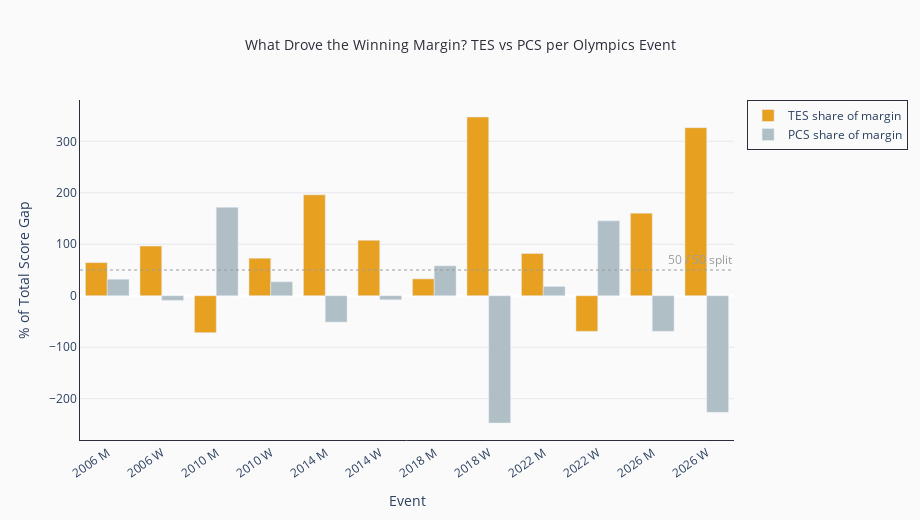

Notebook source saved alongside this figure:
### Markdown cell above
### Visual 2 — What Drove the Winning Margin?
*For each event, what % of the total score gap came from TES vs PCS?*

When TES drives 80%+ of the margin, the technical skater simply ran away with it. When PCS drives 50%+, artistry was the deciding force — and those tend to be the most controversial results in figure skating history.

### Code cell
gaps['tes_pct']     = (gaps['tes_gap'] / gaps['total_gap'] * 100).round(1)
gaps['pcs_pct']     = (gaps['pcs_gap'] / gaps['total_gap'] * 100).round(1)
gaps['label_short'] = gaps['year'].astype(str) + ' ' + gaps['gender']
gaps = gaps.sort_values(['year','gender'])

fig2 = go.Figure()

fig2.add_trace(go.Bar(
    name='TES share of margin', x=gaps['label_short'], y=gaps['tes_pct'],
    marker_color=GOLD_COLOR,
    hovertemplate='<b>%{x}</b><br>TES drove %{y:.1f}% of margin<extra></extra>'
))
fig2.add_trace(go.Bar(
    name='PCS share of margin', x=gaps['label_short'], y=gaps['pcs_pct'],
    marker_color=SILVER_COLOR,
    hovertemplate='<b>%{x}</b><br>PCS drove %{y:.1f}% of margin<extra></extra>'
))

fig2.add_hline(y=50, line_dash='dot', line_color='#9e9e9e', line_width=1.2,
               annotation_text='50 / 50 split', annotation_font_color='#9e9e9e',
               annotation_position='top right')

fig2.update_layout(
    barmode='group',
    title=dict(text='What Drove the Winning Margin? TES vs PCS per Olympics Event',
               font=dict(size=14, color=SPINE_COLOR), x=0.5, xanchor='center'),
    xaxis=dict(title='Event', linecolor=SPINE_COLOR, tickangle=-35),
    yaxis=dict(title='% of Total Score Gap', gridcolor='#e8e8ee', linecolor=SPINE_COLOR),
    plot_bgcolor=BG_COLOR, paper_bgcolor=BG_COLOR,
    legend=dict(bordercolor=SPINE_COLOR, borderwidth=1),
    hoverlabel=dict(bgcolor='white', bordercolor=SPINE_COLOR, font_size=12),
    width=920, height=520
)
fig2.show()

### Figure 1 — Plotly figure (JSON) as saved in the notebook; plotly's stock layout.template omitted (floating-point values rounded to 4 significant figures)
{"data": [{"hovertemplate": "<b>%{x}</b><br>TES drove %{y:.1f}% of margin<extra></extra>", "marker": {"color": "#e8a020"}, "name": "TES share of margin", "type": "bar", "x": ["2006 M", "2006 W", "2010 M", "2010 W", "2014 M", "2014 W", "2018 M", "2018 W", "2022 M", "2022 W", "2026 M", "2026 W"], "y": [64.3, 96.5, -71.8, 72.9, 196.0, 107.8, 32.8, 347.3, 82.0, -69.2, 160.4, 326.5]}, {"hovertemplate": "<b>%{x}</b><br>PCS drove %{y:.1f}% of margin<extra></extra>", "marker": {"color": "#b0bec5"}, "name": "PCS share of margin", "type": "bar", "x": ["2006 M", "2006 W", "2010 M", "2010 W", "2014 M", "2014 W", "2018 M", "2018 W", "2022 M", "2022 W", "2026 M", "2026 W"], "y": [32.0, -9.0, 171.8, 27.1, -51.2, -7.8, 58.1, -247.3, 18.0, 145.5, -69.1, -226.5]}], "layout": {"annotations": [{"font": {"color": "#9e9e9e"}, "showarrow": false, "text": "50 / 50 split", "x": 1, "xanchor": "right", "xref": "x domain", "y": 50, "yanchor": "bottom", "yref": "y"}], "barmode": "group", "height": 520, "hoverlabel": {"bgcolor": "white", "bordercolor": "#2c2c3a", "font": {"size": 12}}, "legend": {"bordercolor": "#2c2c3a", "borderwidth": 1}, "paper_bgcolor": "#fafafa", "plot_bgcolor": "#fafafa", "shapes": [{"line": {"color": "#9e9e9e", "dash": "dot", "width": 1.2}, "type": "line", "x0": 0, "x1": 1, "xref": "x domain", "y0": 50, "y1": 50, "yref": "y"}], "title": {"font": {"color": "#2c2c3a", "size": 14}, "text": "What Drove the Winning Margin? TES vs PCS per Olympics Event", "x": 0.5, "xanchor": "center"}, "width": 920, "xaxis": {"linecolor": "#2c2c3a", "tickangle": -35, "title": {"text": "Event"}}, "yaxis": {"gridcolor": "#e8e8ee", "linecolor": "#2c2c3a", "title": {"text": "% of Total Score Gap"}}}}
